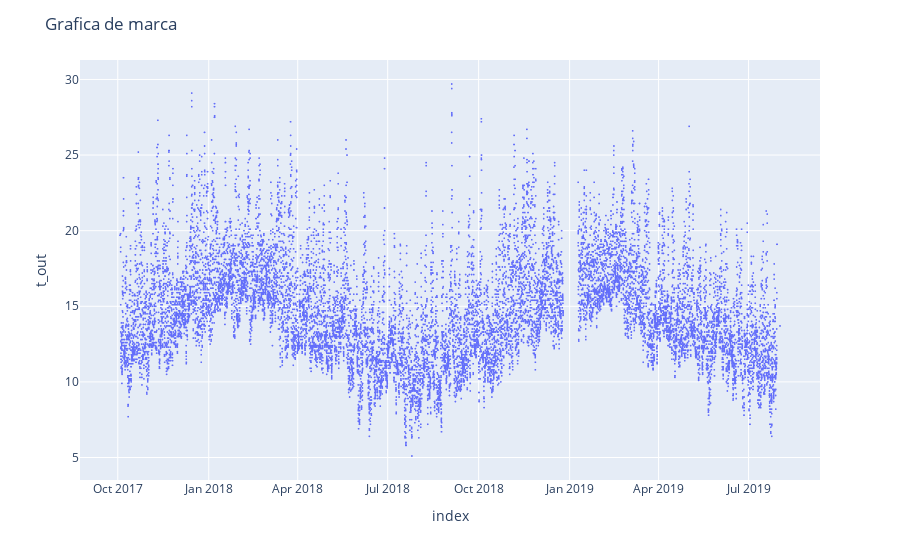
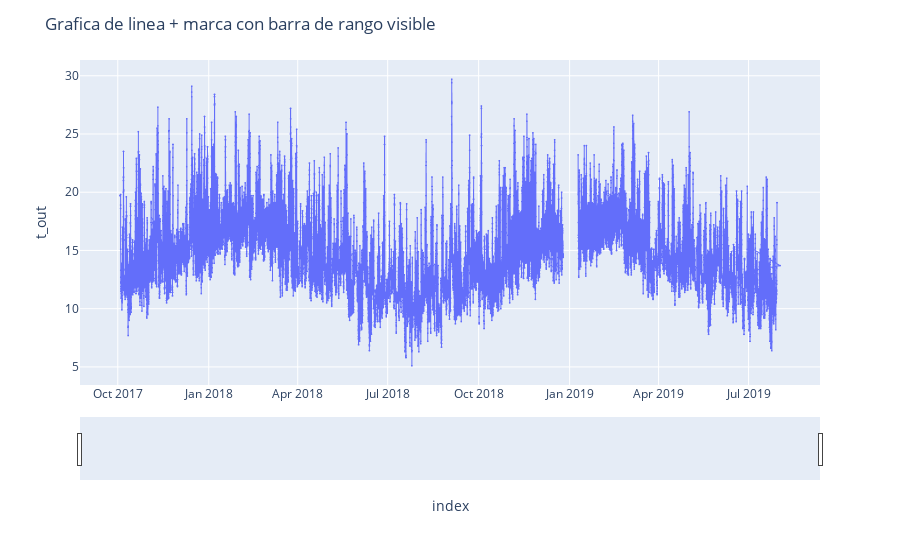

The code cell stored with these charts, in order, in its notebook:
### Code cell
###GRAFICA DE datos, utilizando plotly: 
#Metodo 1 con la libreria plotly express, de alto nivel con funciones prediseñadas.
## Referencia:   https://plotly.com/python/plotly-express/


import plotly.express as px
import plotly.io as pio

pio.renderers.default = "jupyterlab"

# figura 1, grafica interactiva de todos los datos de la columna t_out, en una frecuencia de hora.
fig1 = px.line(df_por_h, x = df_por_h.index, y = df_por_h['t_out'])
fig1.update_traces(mode='markers+text', 
                   marker_size=2)
fig1.update_layout(title = 'Grafica de marca')

# figura 2, se agrega una barra para filtrar la visualizacion de datos.
fig2 = px.line(df_por_h, x = df_por_h.index, y = df_por_h['t_out'])
fig2.update_traces(mode='text+lines+markers',
                   line=dict(width=1),
                   marker=dict(size=2))
fig2.update_layout(height=500, 
                   xaxis_rangeslider_visible=True, 
                   title= 'Grafica de linea + marca con barra de rango visible'
                  template=)

# se muestran ambas figuras.
fig1.show()
fig2.show()

### Figure 1 — Plotly figure (JSON) as saved in the notebook; plotly's stock layout.template omitted (floating-point values rounded to 4 significant figures; data arrays with more than 128 entries replaced by an {"elided": "..."} marker saying what was removed)
{"data": [{"hovertemplate": "index=%{x}<br>t_out=%{y}<extra></extra>", "legendgroup": "", "line": {"color": "#636efa", "dash": "solid"}, "marker": {"size": 2, "symbol": "circle"}, "mode": "markers+text", "name": "", "showlegend": false, "type": "scattergl", "x": {"elided": "15886 str values"}, "xaxis": "x", "y": {"elided": "15886 float values"}, "yaxis": "y"}], "layout": {"autosize": true, "legend": {"tracegroupgap": 0}, "margin": {"t": 60}, "title": {"text": "Grafica de marca"}, "xaxis": {"anchor": "y", "autorange": true, "domain": [0, 1], "range": ["2017-08-24 20:55:04.1731", "2019-09-10 04:04:55.8269"], "title": {"text": "index"}, "type": "date"}, "yaxis": {"anchor": "x", "autorange": true, "domain": [0, 1], "range": [3.306, 31.49], "title": {"text": "t_out"}, "type": "linear"}}}

### Figure 2 — Plotly figure (JSON) as saved in the notebook; plotly's stock layout.template omitted (floating-point values rounded to 4 significant figures; data arrays with more than 128 entries replaced by an {"elided": "..."} marker saying what was removed)
{"data": [{"hovertemplate": "index=%{x}<br>t_out=%{y}<extra></extra>", "legendgroup": "", "line": {"color": "#636efa", "dash": "solid", "width": 1}, "marker": {"size": 2, "symbol": "circle"}, "mode": "text+lines+markers", "name": "", "showlegend": false, "type": "scattergl", "x": {"elided": "15886 str values"}, "xaxis": "x", "y": {"elided": "15886 float values"}, "yaxis": "y"}], "layout": {"autosize": true, "legend": {"tracegroupgap": 0}, "margin": {"t": 60}, "title": {"text": "Grafica de linea + marca con barra de rango visible"}, "xaxis": {"anchor": "y", "autorange": true, "domain": [0, 1], "range": ["2017-08-24 20:55:04.1731", "2019-09-10 04:04:55.8269"], "rangeslider": {"autorange": true, "range": ["2017-08-24 20:55:04.1731", "2019-09-10 04:04:55.8269"], "visible": true, "yaxis": {"_template": null, "rangemode": "match"}}, "title": {"text": "index"}, "type": "date"}, "yaxis": {"anchor": "x", "autorange": true, "domain": [0, 1], "range": [3.394, 31.41], "title": {"text": "t_out"}, "type": "linear"}}}
